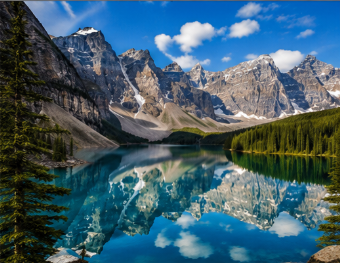
#> input picture Day 2/Experiment 10/sample_image.jpg, 340 x 263 px
$ python experiment10_practice.py
#> lines starting #> are read from the running program, lines starting #| are printed output that depends on the picture

import cv2

print("=" * 65)
print("      M-Tech AI/ML Internship - Experiment 10")
print(" Computer Vision - Image Processing using OpenCV")
print("=" * 65)

image = cv2.imread("sample_image.jpg")
#> image is the input picture: shape (263, 340, 3); mean B, G, R 107.6, 94, 64.2

if image is None:
    print("\nError: sample_image.jpg not found.")
    print("Place the image in the same folder as this program.")
    exit()

print("\nImage Loaded Successfully")

height, width, channels = image.shape
#> height = 263; width = 340; channels = 3

print("Image Width  :", width)
#| Image Width  : 340
print("Image Height :", height)
#| Image Height : 263
print("Channels     :", channels)
#| Channels     : 3

gray = cv2.cvtColor(image, cv2.COLOR_BGR2GRAY)
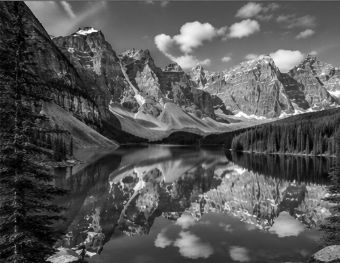
#> gray: shape (263, 340); min 0, max 255, mean 86.7

resized = cv2.resize(image, (300, 300))
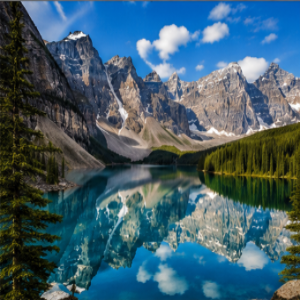
#> resized: shape (300, 300, 3); mean B, G, R 107.4, 93.9, 64.1

blur = cv2.GaussianBlur(image, (7,7), 0)
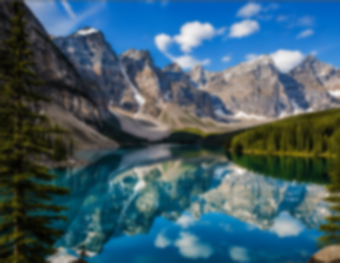
#> blur: shape (263, 340, 3); mean B, G, R 107.6, 94, 64.1

edges = cv2.Canny(gray,100,200)
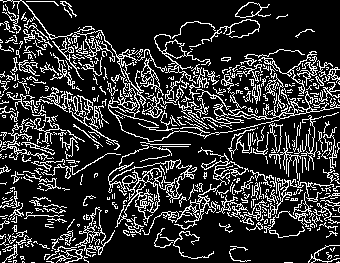
#> edges: shape (263, 340); 18.9% white in thin lines or dots

cv2.imwrite("grayscale.jpg", gray)
cv2.imwrite("resized.jpg", resized)
cv2.imwrite("blur.jpg", blur)
cv2.imwrite("edges.jpg", edges)

print("\nProcessed Images Saved Successfully")

print("\nGenerated Files")
print("-------------------------")
print("grayscale.jpg")
print("resized.jpg")
print("blur.jpg")
print("edges.jpg")

print("\nExperiment 10 Completed Successfully")
print("=" * 65)
